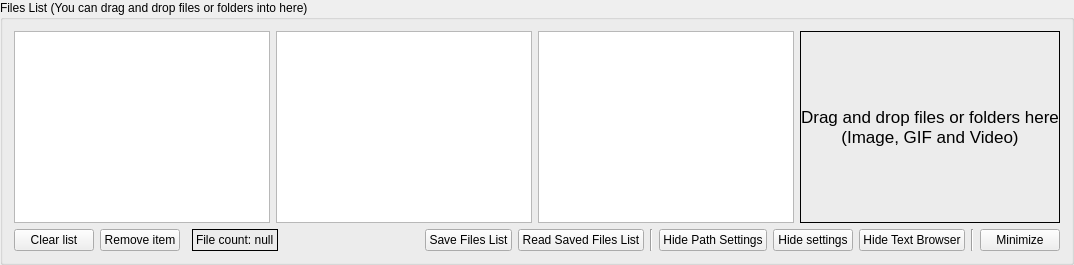
         <widget class="QGroupBox" name="groupBox_FileList">
          <property name="minimumSize">
           <size>
            <width>0</width>
            <height>0</height>
           </size>
          </property>
          <property name="title">
           <string>Files List (You can drag and drop files or folders into here)</string>
          </property>
          <layout class="QGridLayout" name="gridLayout_3">
           <item row="1" column="10">
            <widget class="QPushButton" name="pushButton_ReadFileList">
             <property name="text">
              <string>Read Saved Files List</string>
             </property>
            </widget>
           </item>
           <item row="1" column="12">
            <widget class="QPushButton" name="pushButton_HideInput">
             <property name="text">
              <string>Hide Path Settings</string>
             </property>
            </widget>
           </item>
           <item row="1" column="3" colspan="4">
            <widget class="QLabel" name="label_FileCount">
             <property name="styleSheet">
              <string notr="true"/>
             </property>
             <property name="frameShape">
              <enum>QFrame::Box</enum>
             </property>
             <property name="midLineWidth">
              <number>0</number>
             </property>
             <property name="text">
              <string>File count: null</string>
             </property>
            </widget>
           </item>
           <item row="1" column="0">
            <widget class="QPushButton" name="pushButton_ClearList">
             <property name="maximumSize">
              <size>
               <width>110</width>
               <height>16777215</height>
              </size>
             </property>
             <property name="text">
              <string>Clear list</string>
             </property>
            </widget>
           </item>
           <item row="1" column="8">
            <spacer name="horizontalSpacer">
             <property name="orientation">
              <enum>Qt::Horizontal</enum>
             </property>
             <property name="sizeHint" stdset="0">
              <size>
               <width>40</width>
               <height>20</height>
              </size>
             </property>
            </spacer>
           </item>
           <item row="1" column="9">
            <widget class="QPushButton" name="pushButton_SaveFileList">
             <property name="text">
              <string>Save Files List</string>
             </property>
            </widget>
           </item>
           <item row="1" column="13">
            <widget class="QPushButton" name="pushButton_HideSettings">
             <property name="toolTip">
              <string/>
             </property>
             <property name="text">
              <string>Hide settings</string>
             </property>
            </widget>
           </item>
           <item row="1" column="16">
            <widget class="QPushButton" name="pushButton_Minimize">
             <property name="text">
              <string>Minimize</string>
             </property>
            </widget>
           </item>
           <item row="0" column="0" colspan="17">
            <layout class="QHBoxLayout" name="horizontalLayout">
             <item>
              <widget class="QTableView" name="tableView_image">
               <property name="minimumSize">
                <size>
                 <width>0</width>
                 <height>0</height>
                </size>
               </property>
               <property name="styleSheet">
                <string notr="true">QTableView{
selection-background-color: rgb(52, 152, 219);

}</string>
               </property>
               <property name="editTriggers">
                <set>QAbstractItemView::NoEditTriggers</set>
               </property>
               <property name="selectionMode">
                <enum>QAbstractItemView::SingleSelection</enum>
               </property>
               <property name="selectionBehavior">
                <enum>QAbstractItemView::SelectRows</enum>
               </property>
               <property name="sortingEnabled">
                <bool>false</bool>
               </property>
               <property name="cornerButtonEnabled">
                <bool>false</bool>
               </property>
               <attribute name="horizontalHeaderCascadingSectionResizes">
                <bool>false</bool>
               </attribute>
               <attribute name="horizontalHeaderMinimumSectionSize">
                <number>0</number>
               </attribute>
               <attribute name="horizontalHeaderDefaultSectionSize">
                <number>200</number>
               </attribute>
               <attribute name="horizontalHeaderStretchLastSection">
                <bool>false</bool>
               </attribute>
               <attribute name="verticalHeaderVisible">
                <bool>false</bool>
               </attribute>
               <attribute name="verticalHeaderCascadingSectionResizes">
                <bool>false</bool>
               </attribute>
               <attribute name="verticalHeaderStretchLastSection">
                <bool>false</bool>
               </attribute>
              </widget>
             </item>
             <item>
              <widget class="QTableView" name="tableView_gif">
               <property name="enabled">
                <bool>true</bool>
               </property>
               <property name="minimumSize">
                <size>
                 <width>0</width>
                 <height>0</height>
                </size>
               </property>
               <property name="styleSheet">
                <string notr="true">QTableView{
selection-background-color: rgb(26, 188, 156);
}</string>
               </property>
               <property name="editTriggers">
                <set>QAbstractItemView::NoEditTriggers</set>
               </property>
               <property name="selectionMode">
                <enum>QAbstractItemView::SingleSelection</enum>
               </property>
               <property name="selectionBehavior">
                <enum>QAbstractItemView::SelectRows</enum>
               </property>
               <property name="sortingEnabled">
                <bool>false</bool>
               </property>
               <property name="cornerButtonEnabled">
                <bool>false</bool>
               </property>
               <attribute name="horizontalHeaderCascadingSectionResizes">
                <bool>false</bool>
               </attribute>
               <attribute name="horizontalHeaderMinimumSectionSize">
                <number>0</number>
               </attribute>
               <attribute name="horizontalHeaderDefaultSectionSize">
                <number>200</number>
               </attribute>
               <attribute name="verticalHeaderVisible">
                <bool>false</bool>
               </attribute>
               <attribute name="verticalHeaderCascadingSectionResizes">
                <bool>false</bool>
               </attribute>
              </widget>
             </item>
             <item>
              <widget class="QTableView" name="tableView_video">
               <property name="minimumSize">
                <size>
                 <width>0</width>
                 <height>0</height>
                </size>
               </property>
               <property name="styleSheet">
                <string notr="true">QTableView{
selection-background-color: rgb(178, 58, 238);
}</string>
               </property>
               <property name="editTriggers">
                <set>QAbstractItemView::NoEditTriggers</set>
               </property>
               <property name="selectionMode">
                <enum>QAbstractItemView::SingleSelection</enum>
               </property>
               <property name="selectionBehavior">
                <enum>QAbstractItemView::SelectRows</enum>
               </property>
               <property name="sortingEnabled">
                <bool>false</bool>
               </property>
               <property name="cornerButtonEnabled">
                <bool>false</bool>
               </property>
               <attribute name="horizontalHeaderVisible">
                <bool>false</bool>
               </attribute>
               <attribute name="horizontalHeaderMinimumSectionSize">
                <number>0</number>
               </attribute>
               <attribute name="horizontalHeaderDefaultSectionSize">
                <number>200</number>
               </attribute>
               <attribute name="verticalHeaderVisible">
                <bool>false</bool>
               </attribute>
              </widget>
             </item>
             <item>
              <widget class="QLabel" name="label_DropFile">
               <property name="font">
                <font>
                 <family>Arial</family>
                 <pointsize>13</pointsize>
                 <weight>50</weight>
                 <italic>false</italic>
                 <bold>false</bold>
                </font>
               </property>
               <property name="styleSheet">
                <string notr="true"/>
               </property>
               <property name="frameShape">
                <enum>QFrame::Box</enum>
               </property>
               <property name="frameShadow">
                <enum>QFrame::Plain</enum>
               </property>
               <property name="lineWidth">
                <number>1</number>
               </property>
               <property name="text">
                <string>Drag and drop files or folders here
(Image, GIF and Video)</string>
               </property>
               <property name="alignment">
                <set>Qt::AlignCenter</set>
               </property>
              </widget>
             </item>
            </layout>
           </item>
           <item row="1" column="1">
            <widget class="QPushButton" name="pushButton_RemoveItem">
             <property name="maximumSize">
              <size>
               <width>110</width>
               <height>16777215</height>
              </size>
             </property>
             <property name="text">
              <string>Remove item</string>
             </property>
            </widget>
           </item>
           <item row="1" column="11">
            <widget class="Line" name="line_5">
             <property name="frameShadow">
              <enum>QFrame::Sunken</enum>
             </property>
             <property name="lineWidth">
              <number>1</number>
             </property>
             <property name="orientation">
              <enum>Qt::Vertical</enum>
             </property>
            </widget>
           </item>
           <item row="1" column="15">
            <widget class="Line" name="line_6">
             <property name="orientation">
              <enum>Qt::Vertical</enum>
             </property>
            </widget>
           </item>
           <item row="1" column="14">
            <widget class="QPushButton" name="pushButton_HideTextBro">
             <property name="text">
              <string>Hide Text Browser</string>
             </property>
            </widget>
           </item>
          </layout>
         </widget>
